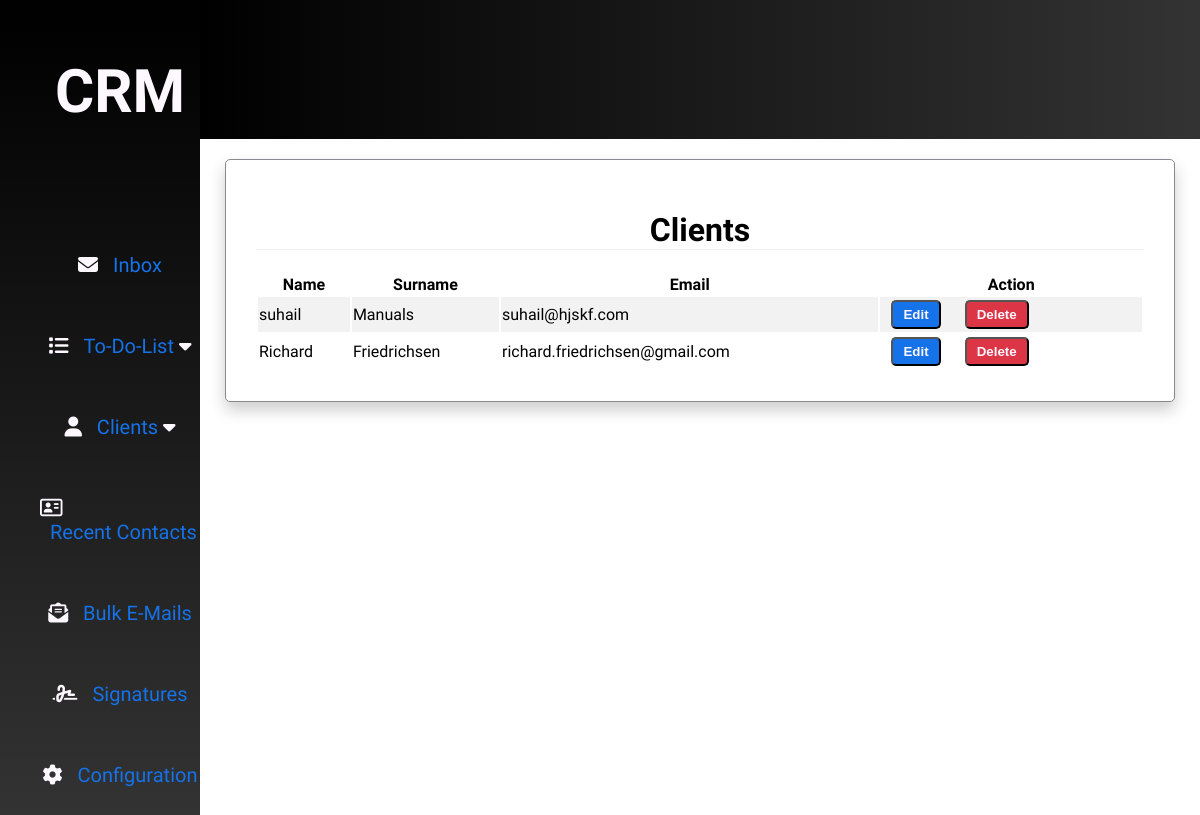
The app's page /clients/read_clients/ with its own data.
### C_Client/models.py (models this page shows, shortened)
class Client(models.Model):
    name = models.CharField(max_length=50)
    surname = models.CharField(max_length=50)
    eml = models.EmailField()
    phone = models.CharField(max_length=50)

### C_Client/views.py (the view)
# urls.py: path('read_clients/', views.read_clients, name="read_clients"),
def read_clients(request):
    all_clients = Client.objects.all()
    return render(request, "read_clients.html", {"all_clients": all_clients})

### templates/read_clients.html
{% extends 'main.html'%}
{% block content %}
   <div class="table-wrapper">
    <h1 class="table-header">Clients</h1>
    <table class="table">
        <tr class="table-row">
            <th>Name</th>
            <th>Surname</th>
            <th>Email</th>
            <th>Action</th>
        </tr>
        {% for client in all_clients %}
        <tr class="table-row">
            <td>{{ client.name }}</td>
            <td>{{ client.surname }}</td>
            <td>{{ client.eml }}</td>
            <td><button class="table-button"><a class="table-anchor" href="{% url 'client:update_client' client.id %}">Edit</a></button>
                <button class="table-button table-button-delete"><a class="table-anchor" href="{% url 'client:delete_client' client.id %}">Delete</a></button></td>
        </tr>
        {% endfor %}
    </table>
</div>
{% endblock %}

### static/main.css (style rules this page uses)
:root { --writing-color: #FDF7FF; --background-color: #343a40; --primary-color: #1572e8; --secondary-color: #dc3545; --button-color: #00A989; --table-color1: #ffffff; --table-color2: #f2f2f2; --table-writing: #888a90; }
body { margin: 0px; display: grid; height: 100%; grid-template-rows: repeat(12, 1fr); grid-template-columns: repeat(12, 1fr); font-family: 'Familjen Grotesk', sans-serif; }
.table-wrapper { width: 95%; margin: 20px auto; box-sizing: border-box; padding: 30px; background-color: var(--table-color1); border: 1px solid var(--table-writing); border-radius: 5px; box-shadow: 0px 8px 16px 0px rgba(0, 0, 0, 0.2); }
.table-header { text-align: center; border-bottom: var(--table-color2) 1px solid; }
.table { width: 100%; box-sizing: border-box; align-items: center; }
.table-row:nth-child(even) { background-color: var(--table-color2); }
.table-row:nth-child(odd) { background-color: var(--table-color1); }
.table-button { background-color: var(--primary-color); margin: 2px 10px; border-radius: 5px; }
.table-button-delete { background-color: var(--secondary-color); }
.table-anchor { text-decoration: none; font-weight: bold; color: var(--writing-color); }
.table-button { color: var(--writing-color); padding: 5px 10px; }

### records on screen
Client: name "suhail", surname "Manuals", eml "suhail@hjskf.com"
Client: name "Richard", surname "Friedrichsen", eml "richard.friedrichsen@gmail.com"
